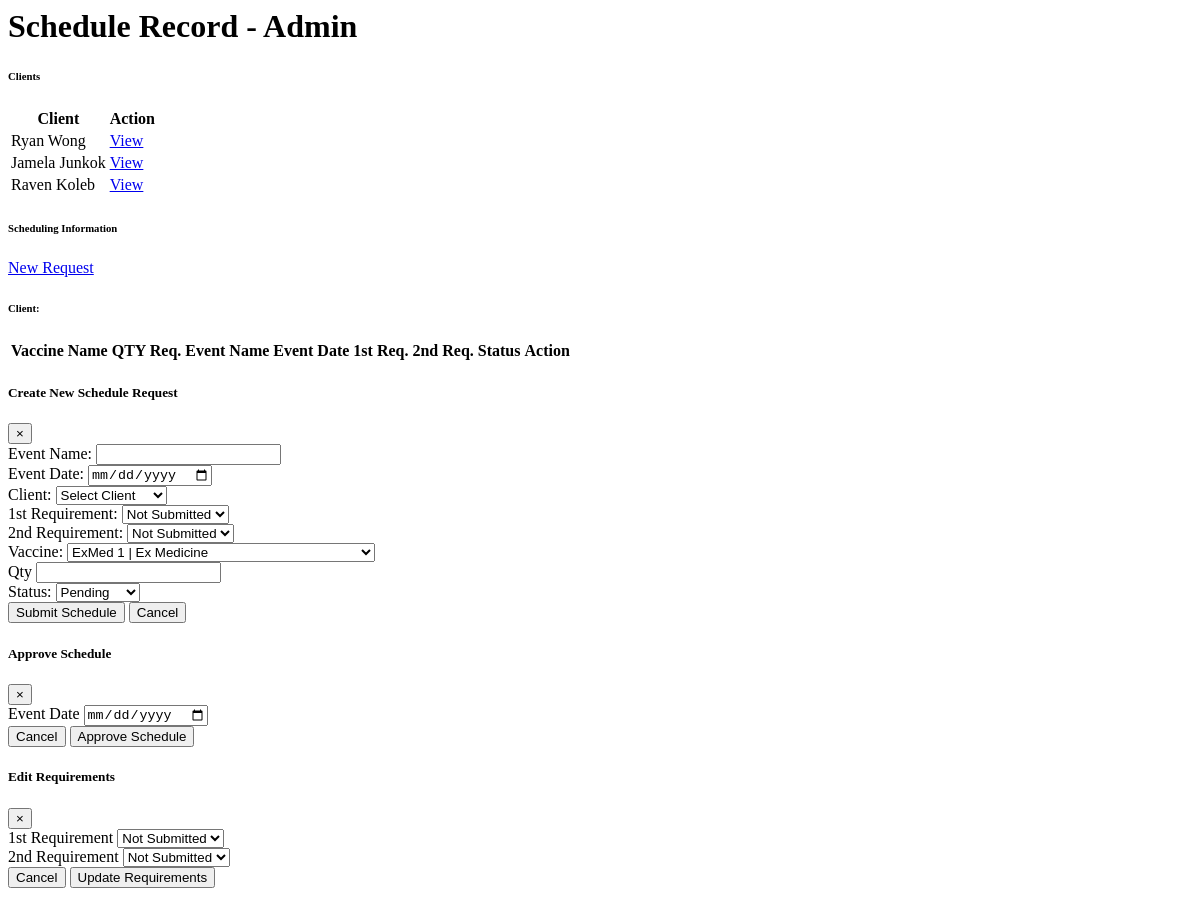
The page /administrator2/Schedule/ScheduleList.php on the database its author committed.
### tables this page shows
CREATE TABLE `client` (
  `CLIENT_ID` int(11) NOT NULL,
  `FNAME` varchar(150) NOT NULL,
  `LNAME` varchar(140) NOT NULL,
  `MIDINITIAL` varchar(150) NOT NULL,
  `ASSOCIATION` varchar(255) NOT NULL,
  `CONTACT_NO` varchar(255) NOT NULL,
  `ADDRESS` varchar(150) NOT NULL,
  `DATE_REGISTERED` date NOT NULL
);

### administrator2/Schedule/ScheduleList.php (the view, shortened to what this page needs)
  <?php
  require("connection/connection.php");
  $clientQuery = "SELECT CLIENT_ID, CONCAT(FNAME, ' ', LNAME) AS full_name FROM client";
  $clientResult = mysqli_query($con, $clientQuery);
  $clients = mysqli_fetch_all($clientResult, MYSQLI_ASSOC);
  $selectedClientName = '';
  ?>
  <div class="content-wrapper">
    <div class="content-header">
      <h1 class="font-weight-bold text-primary">Schedule Record - Admin<h1>
    </div>
    <section class="content">
      <div class="container-fluid">
        <div class="row">
          <div class="col-md-4">
            <div class="card shadow-sm mb-4">
              <div class="card-header bg-primary text-white d-flex justify-content-between align-items-center">
                <h6 class="mb-0">Clients</h6>
              </div>
              <div class="card-body">
                <table class="table table-striped table-hover" id="client-table">
                  <thead>
                    <tr><th>Client</th><th>Action</th></tr>
                  </thead>
                  <tbody>
                    <?php foreach ($clients as $client) { ?>
                      <tr>
                        <td><?= htmlspecialchars($client['full_name']); ?></td>
                        <td>
                          <a href="index2.php?page=Schedule&client_id=<?= $client['CLIENT_ID']; ?>" class="btn btn-sm btn-info">View</a>
                        </td>
                      </tr>
                    <?php } ?>
                  </tbody>
                </table>
              </div>
            </div>
          </div>
          <div class="col-md-8">
            <div class="card">
              <div class="card-header bg-primary text-white d-flex align-items-center">
                  <h6>Scheduling Information</h6>
                  <a href="#" class="btn btn-dark ml-auto" data-toggle="modal" data-target="#Add_scheduleModal">New Request</a>
              </div>
              <div class="card-body">
                <h6>Client: <span><?= htmlspecialchars($selectedClientName); ?></span></h6>
                <table class="table table-bordered" id="sched-info-table">
                  <thead>
                    <tr>
                      <th>Vaccine Name</th>
                      <th>QTY Req.</th>
                      <th>Event Name</th>
                      <th>Event Date</th>
                      <th>1st Req.</th>
                      <th>2nd Req.</th>
                      <th>Status</th>
                      <th>Action</th>
                    </tr>
                  </thead>
                </table>
              </div>
            </div>
          </div>
        </div>
      </div>
    </section>
  </div>
<?php
include('addSched.php');
?>
<div class="modal fade" id="approveScheduleModal" tabindex="-1" aria-labelledby="approveScheduleModalLabel" aria-hidden="true">
  <div class="modal-dialog">
    <div class="modal-content">
      <div class="modal-header">
        <h5 class="modal-title">Approve Schedule</h5>
        <button type="button" class="close" data-dismiss="modal" aria-label="Close">
          <span aria-hidden="true">&times;</span>
        </button>
      </div>
      <form id="approveScheduleForm" method="post" action="">
        <div class="modal-body">
          <div class="form-group">
            <label for="approveEventDateLabel">Event Date</label>
            <input type="date" name="event_date" id="approveEventDate" class="form-control" required>
          </div>
        </div>
        <div class="modal-footer">
          <button type="button" class="btn btn-secondary" data-dismiss="modal">Cancel</button>
          <button type="submit" class="btn btn-primary">Approve Schedule</button>
        </div>
      </form>
    </div>
  </div>
</div>
  <div class="modal fade" id="editRequirementsModal" tabindex="-1" aria-labelledby="editRequirementsModalLabel" aria-hidden="true">
    <div class="modal-dialog">
      <div class="modal-content">
        <div class="modal-header">
          <h5>Edit Requirements</h5>
          <button type="button" class="close" data-dismiss="modal" aria-label="Close">
            <span aria-hidden="true">&times;</span>
          </button>
        </div>
        <form id="editRequirementsForm" method="post">
          <div class="modal-body">
            <div class="form-group">
              <label for="firstRequirement">1st Requirement</label>
              <select name="first_requirement" id="firstRequirement" class="form-control">
                <option value="0">Not Submitted</option>
              </select>
            </div>
            <div class="form-group">
              <label for="secondRequirement">2nd Requirement</label>
              <select name="second_requirement" id="secondRequirement" class="form-control">
                <option value="0">Not Submitted</option>
              </select>
            </div>
          </div>
          <div class="modal-footer">
            <button type="button" class="btn btn-secondary" data-dismiss="modal">Cancel</button>
            <button type="submit" class="btn btn-primary">Update Requirements</button>
          </div>
        </form>
      </div>
    </div>
  </div>

### rows shown on the page
client: full_name "Ryan Wong"
client: full_name "Jamela Junkok"
client: full_name "Raven Koleb"

### other values the page prints
form field vaccine_TYPE_ID "ExMed 1 | Ex Medicine"
